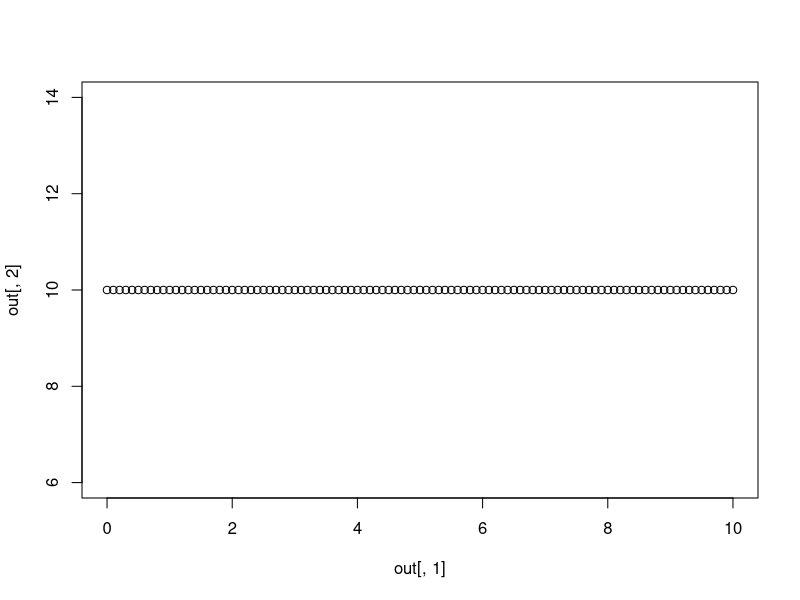

Generate this figure with R:
## ---- chunk 1
library(deSolve)
d <- 1
b <- 1
population <- function(t,init,parameters)
{
  with(as.list(c(init,parameters)),{
    dp <- b*p-d*p # birth - death
    
    list(c(dp))  # >1 entry if >1 equation
    
  })
}

times <- seq(0,10,by=0.1)
init <- c(p=10)

out <- ode(y=init,time=times,func=population,parms=NULL)
plot(out[,1],out[,2]) # 1st col = time, 2nd col = pop
